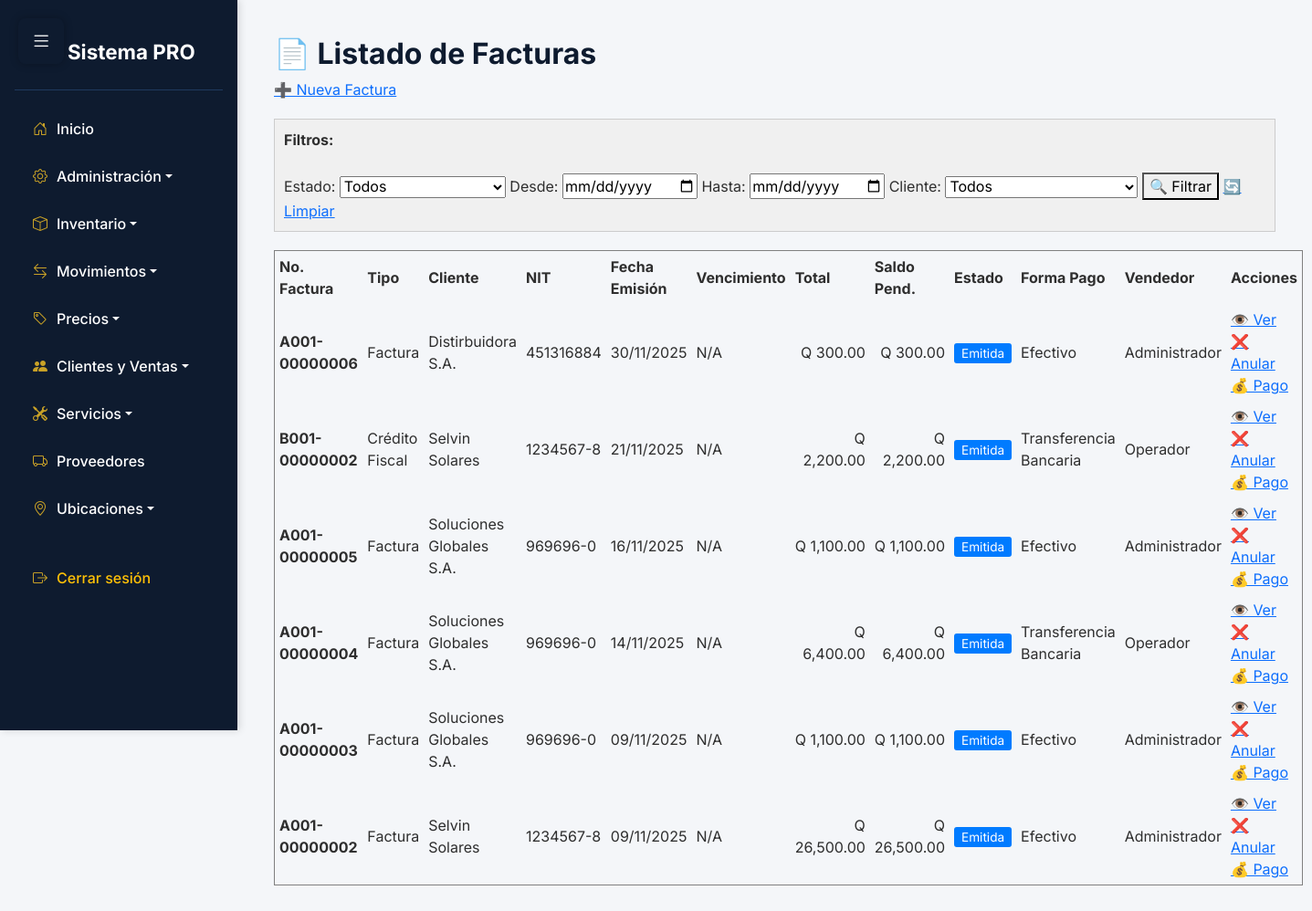
/app/vista/Facturacion/listar.php (signed in), run on the app's committed database.
### tables this page shows
CREATE TABLE `facturas` (
  `id` int NOT NULL,
  `tipo_factura_id` int NOT NULL,
  `numero_factura` varchar(50) NOT NULL,
  `serie_id` int NOT NULL,
  `cliente_id` int NOT NULL,
  `fecha_emision` date NOT NULL,
  `fecha_vencimiento` date DEFAULT NULL,
  `subtotal` decimal(12,2) NOT NULL DEFAULT '0.00',
  `total_descuento` decimal(12,2) NOT NULL DEFAULT '0.00',
  `total_impuestos` decimal(12,2) NOT NULL DEFAULT '0.00',
  `total` decimal(12,2) NOT NULL DEFAULT '0.00',
  `forma_pago_id` int NOT NULL,
  `dias_credito` int DEFAULT '0',
  `saldo_pendiente` decimal(12,2) DEFAULT '0.00',
  `almacen_id` int DEFAULT NULL,
  `vendedor_usuario_id` int DEFAULT NULL,
  `orden_compra` varchar(100) DEFAULT NULL,
  `referencia_interna` varchar(100) DEFAULT NULL,
  `estado_factura_id` int NOT NULL,
  `observaciones` text,
  `motivo_anulacion` text,
  `fecha_anulacion` datetime DEFAULT NULL,
  `usuario_anula_id` int DEFAULT NULL,
  `usuario_crea_id` int NOT NULL,
  `usuario_modifica_id` int DEFAULT NULL,
  `fecha_registro` datetime DEFAULT CURRENT_TIMESTAMP,
  `creado_en` timestamp NULL DEFAULT CURRENT_TIMESTAMP,
  `actualizado_en` timestamp NULL DEFAULT CURRENT_TIMESTAMP ON UPDATE CURRENT_TIMESTAMP,
  `lista_precios_id` int DEFAULT NULL
);

CREATE TABLE `tipos_factura` (
  `id` int NOT NULL,
  `codigo` varchar(20) NOT NULL,
  `nombre` varchar(100) NOT NULL,
  `descripcion` text,
  `prefijo` varchar(10) NOT NULL,
  `serie_actual` int DEFAULT '1',
  `requiere_nit` tinyint(1) DEFAULT '0',
  `afecta_inventario` tinyint(1) DEFAULT '1',
  `afecta_cuentas` tinyint(1) DEFAULT '1',
  `estado_id` int NOT NULL DEFAULT '1',
  `creado_en` timestamp NULL DEFAULT CURRENT_TIMESTAMP,
  `actualizado_en` timestamp NULL DEFAULT CURRENT_TIMESTAMP ON UPDATE CURRENT_TIMESTAMP
);

CREATE TABLE `clientes` (
  `id_cliente` int NOT NULL,
  `codigo_cliente` varchar(20) NOT NULL,
  `id_tipo_cliente` int NOT NULL,
  `primer_nombre` varchar(100) DEFAULT NULL,
  `segundo_nombre` varchar(100) DEFAULT NULL,
  `primer_apellido` varchar(100) DEFAULT NULL,
  `segundo_apellido` varchar(100) DEFAULT NULL,
  `razon_social` varchar(200) DEFAULT NULL,
  `nit` varchar(30) DEFAULT NULL,
  `dpi` varchar(25) DEFAULT NULL,
  `telefono` varchar(30) DEFAULT NULL,
  `correo` varchar(100) DEFAULT NULL,
  `direccion` text,
  `id_departamento` int DEFAULT NULL,
  `id_municipio` int DEFAULT NULL,
  `id_estado` int NOT NULL,
  `id_canal` int DEFAULT NULL,
  `usuario_registra_id` int DEFAULT NULL,
  `usuario_modifica_id` int DEFAULT NULL,
  `fecha_registro` datetime DEFAULT CURRENT_TIMESTAMP,
  `creado_en` datetime DEFAULT CURRENT_TIMESTAMP,
  `actualizado_en` datetime DEFAULT NULL ON UPDATE CURRENT_TIMESTAMP
);

CREATE TABLE `estados_factura` (
  `id` int NOT NULL,
  `codigo` varchar(20) NOT NULL,
  `nombre` varchar(100) NOT NULL,
  `descripcion` text,
  `color` varchar(7) DEFAULT NULL,
  `orden` int DEFAULT '0',
  `es_final` tinyint(1) DEFAULT '0',
  `estado_id` int NOT NULL DEFAULT '1',
  `creado_en` timestamp NULL DEFAULT CURRENT_TIMESTAMP,
  `actualizado_en` timestamp NULL DEFAULT CURRENT_TIMESTAMP ON UPDATE CURRENT_TIMESTAMP
);

CREATE TABLE `formas_pago` (
  `id` int NOT NULL,
  `codigo` varchar(20) NOT NULL,
  `nombre` varchar(100) NOT NULL,
  `descripcion` text,
  `requiere_referencia` tinyint(1) DEFAULT '0',
  `dias_credito` int DEFAULT '0',
  `estado_id` int NOT NULL DEFAULT '1',
  `creado_en` timestamp NULL DEFAULT CURRENT_TIMESTAMP,
  `actualizado_en` timestamp NULL DEFAULT CURRENT_TIMESTAMP ON UPDATE CURRENT_TIMESTAMP
);

CREATE TABLE `usuarios` (
  `id` int NOT NULL,
  `nombre` varchar(100) NOT NULL,
  `correo` varchar(100) NOT NULL,
  `contrasena` varchar(255) NOT NULL,
  `estado_id` int NOT NULL,
  `creado_en` datetime DEFAULT CURRENT_TIMESTAMP,
  `actualizado_en` datetime DEFAULT CURRENT_TIMESTAMP ON UPDATE CURRENT_TIMESTAMP
);

### app/Conexion/Conexion.php (called while the page is built)
<?php
class Conexion {
    private $conexion;
    private $host = 'localhost';
    private $dbName = 'aegis';
    private $username = 'root';
    private $password = '';
    public function __construct() {
        try {
            $this->conexion = new PDO(
                "mysql:host=$this->host;dbname=$this->dbName",
                $this->username,
                $this->password
            );
            $this->conexion->setAttribute(PDO::ATTR_ERRMODE, PDO::ERRMODE_EXCEPTION);
        } catch (PDOException $e) {
            die("Error de conexión: " . $e->getMessage());
        }
    }
    public function getConexion() {
        return $this->conexion;
    }
}
?>

### app/Controlador/FacturasControlador.php (called while the page is built, shortened)
<?php
require_once __DIR__ . '/../Modelo/Facturas.php';
class FacturasControlador {
    private $modelo;
    public function __construct() {
        $this->modelo = new Factura();
    }
    public function listar($filtros = []) {
        return $this->modelo->listar($filtros);
    }
}

### app/Modelo/Facturas.php (called while the page is built, shortened)
<?php
require_once __DIR__ . '/../Conexion/Conexion.php';
class Factura {
    private $conexion;
    public function __construct() {
        $this->conexion = new Conexion();
    }
    public function listar($filtros = []) {
    $sql = "SELECT f.id, f.numero_factura, f.fecha_emision, f.fecha_vencimiento,
                   tf.nombre AS tipo_factura, tf.prefijo,
                   CONCAT(COALESCE(c.razon_social, CONCAT(c.primer_nombre, ' ', c.primer_apellido))) AS cliente,
                   c.nit,
                   f.subtotal, f.total_descuento, f.total_impuestos, f.total,
                   ef.nombre AS estado, ef.color AS estado_color,
                   fp.nombre AS forma_pago,
                   f.saldo_pendiente,
                   a.nombre AS almacen,
                   u.nombre AS vendedor,
                   f.creado_en
            FROM facturas f
            INNER JOIN tipos_factura tf ON f.tipo_factura_id = tf.id
            INNER JOIN clientes c ON f.cliente_id = c.id_cliente
            INNER JOIN estados_factura ef ON f.estado_factura_id = ef.id
            INNER JOIN formas_pago fp ON f.forma_pago_id = fp.id
            LEFT JOIN almacenes a ON f.almacen_id = a.id
            LEFT JOIN usuarios u ON f.vendedor_usuario_id = u.id
            WHERE 1=1";
    $params = [];
    $sql .= " ORDER BY f.id DESC LIMIT 100";
    $stmt = $this->conexion->getConexion()->prepare($sql);
    $stmt->execute($params);
    return $stmt->fetchAll(PDO::FETCH_ASSOC);
}
}

### app/Vista/Facturacion/listar.php (the view, shortened to what this page needs)
<?php
require_once '../../Controlador/FacturasControlador.php';
require_once '../../../includes/sidebar.php';
$controlador = new FacturasControlador();
$filtros = [
    'estado_id' => $_GET['estado_id'] ?? '',
    'fecha_desde' => $_GET['fecha_desde'] ?? '',
    'fecha_hasta' => $_GET['fecha_hasta'] ?? '',
    'cliente_id' => $_GET['cliente_id'] ?? ''
];
$facturas = $controlador->listar($filtros);
?>
<h2>📄 Listado de Facturas</h2>
<a href="nuevo.php">➕ Nueva Factura</a>
<div style="background-color: #f0f0f0; padding: 10px; margin: 20px 0; border: 1px solid #ccc;">
    <form method="GET" action="">
        <strong>Filtros:</strong><br><br>
        <label>Estado:</label>
        <select name="estado_id">
            <option value="">Todos</option>
        </select>
        <label>Desde:</label>
        <input type="date" name="fecha_desde" value="<?= htmlspecialchars($filtros['fecha_desde']) ?>">
        <label>Hasta:</label>
        <input type="date" name="fecha_hasta" value="<?= htmlspecialchars($filtros['fecha_hasta']) ?>">
        <label>Cliente:</label>
        <select name="cliente_id">
            <option value="">Todos</option>
        </select>
        <button type="submit">🔍 Filtrar</button>
        <a href="listar.php">🔄 Limpiar</a>
    </form>
</div>
<table border="1" cellpadding="5" cellspacing="0" style="width: 100%;">
    <thead>
        <tr>
            <th>No. Factura</th>
            <th>Tipo</th>
            <th>Cliente</th>
            <th>NIT</th>
            <th>Fecha Emisión</th>
            <th>Vencimiento</th>
            <th>Total</th>
            <th>Saldo Pend.</th>
            <th>Estado</th>
            <th>Forma Pago</th>
            <th>Vendedor</th>
            <th>Acciones</th>
        </tr>
    </thead>
    <tbody>
        <?php if (empty($facturas)): ?>
            <tr>
                <td colspan="12" style="text-align: center;">No hay facturas registradas.</td>
            </tr>
        <?php else: ?>
            <?php foreach ($facturas as $f): ?>
                <tr>
                    <td><strong><?= htmlspecialchars($f['numero_factura']) ?></strong></td>
                    <td><?= htmlspecialchars($f['tipo_factura']) ?></td>
                    <td><?= htmlspecialchars($f['cliente']) ?></td>
                    <td><?= htmlspecialchars($f['nit']) ?></td>
                    <td><?= date('d/m/Y', strtotime($f['fecha_emision'])) ?></td>
                    <td><?= $f['fecha_vencimiento'] ? date('d/m/Y', strtotime($f['fecha_vencimiento'])) : 'N/A' ?></td>
                    <td style="text-align: right;">Q <?= number_format($f['total'], 2) ?></td>
                    <td style="text-align: right;">Q <?= number_format($f['saldo_pendiente'], 2) ?></td>
                    <td>
                        <span style="background-color: <?= htmlspecialchars($f['estado_color']) ?>; color: white; padding: 3px 8px; border-radius: 3px; font-size: 0.85em;">
                            <?= htmlspecialchars($f['estado']) ?>
                        </span>
                    </td>
                    <td><?= htmlspecialchars($f['forma_pago']) ?></td>
                    <td><?= htmlspecialchars($f['vendedor']) ?></td>
                    <td>
                        <a href="ver.php?id=<?= $f['id'] ?>">👁️ Ver</a>
                        <?php if ($f['estado'] !== 'Anulada'): ?>
                            <a href="procesar.php?accion=anular&id=<?= $f['id'] ?>"
                               onclick="return confirm('¿Anular esta factura? Esta acción devolverá el inventario.')">❌ Anular</a>
                        <?php endif; ?>
                        <?php if ($f['saldo_pendiente'] > 0 && $f['estado'] !== 'Anulada'): ?>
                            <a href="pagos.php?id=<?= $f['id'] ?>">💰 Pago</a>
                        <?php endif; ?>
                    </td>
                </tr>
            <?php endforeach; ?>
        <?php endif; ?>
    </tbody>
</table>

### includes/sidebar.php (style rules this page uses)
:root { --sidebar-bg: #0e1b2f; --sidebar-hover: #1f3a5f; --accent-gold: #c9a227; --body-bg: #f4f6f9; --text-light: #ffffff; --text-dark: #2e2e2e; }
body { font-family: 'Inter', sans-serif; background-color: var(--body-bg); color: var(--text-dark); margin: 0; padding: 0; }
h1, h2, h3 { color: var(--sidebar-bg); font-weight: 700; }

### data on the page
facturas: numero_factura "A001-00000006", tipo_factura.nombre "Factura", cliente "Distirbuidora S.A.", cliente.nit "451316884", fecha_emision "30/11/2025", shows "N/A", total "300.00", saldo_pendiente "300.00", estado_factura.nombre "Emitida", forma_pago.nombre "Efectivo", vendedor_usuario.nombre "Administrador"
facturas: numero_factura "B001-00000002", tipo_factura.nombre "Crédito Fiscal", cliente "Selvin Solares", cliente.nit "1234567-8", fecha_emision "21/11/2025", shows "N/A", total "2,200.00", saldo_pendiente "2,200.00", estado_factura.nombre "Emitida", forma_pago.nombre "Transferencia Bancaria", vendedor_usuario.nombre "Operador"
facturas: numero_factura "A001-00000005", tipo_factura.nombre "Factura", cliente "Soluciones Globales S.A.", cliente.nit "969696-0", fecha_emision "16/11/2025", shows "N/A", total "1,100.00", saldo_pendiente "1,100.00", estado_factura.nombre "Emitida", forma_pago.nombre "Efectivo", vendedor_usuario.nombre "Administrador"
facturas: numero_factura "A001-00000004", tipo_factura.nombre "Factura", cliente "Soluciones Globales S.A.", cliente.nit "969696-0", fecha_emision "14/11/2025", shows "N/A", total "6,400.00", saldo_pendiente "6,400.00", estado_factura.nombre "Emitida", forma_pago.nombre "Transferencia Bancaria", vendedor_usuario.nombre "Operador"
facturas: numero_factura "A001-00000003", tipo_factura.nombre "Factura", cliente "Soluciones Globales S.A.", cliente.nit "969696-0", fecha_emision "09/11/2025", shows "N/A", total "1,100.00", saldo_pendiente "1,100.00", estado_factura.nombre "Emitida", forma_pago.nombre "Efectivo", vendedor_usuario.nombre "Administrador"
facturas: numero_factura "A001-00000002", tipo_factura.nombre "Factura", cliente "Selvin Solares", cliente.nit "1234567-8", fecha_emision "09/11/2025", shows "N/A", total "26,500.00", saldo_pendiente "26,500.00", estado_factura.nombre "Emitida", forma_pago.nombre "Efectivo", vendedor_usuario.nombre "Administrador"
